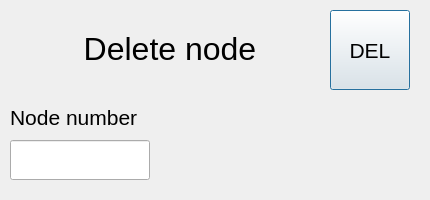
<?xml version="1.0" encoding="UTF-8"?>
<ui version="4.0">
 <class>DeleteNodeWindow</class>
 <widget class="QDialog" name="DeleteNodeWindow">
  <property name="geometry">
   <rect>
    <x>0</x>
    <y>0</y>
    <width>430</width>
    <height>200</height>
   </rect>
  </property>
  <property name="windowTitle">
   <string>Delete node</string>
  </property>
  <widget class="QLabel" name="windowTitleLabel">
   <property name="geometry">
    <rect>
     <x>20</x>
     <y>19</y>
     <width>300</width>
     <height>60</height>
    </rect>
   </property>
   <property name="font">
    <font>
     <pointsize>24</pointsize>
    </font>
   </property>
   <property name="text">
    <string>Delete node</string>
   </property>
   <property name="alignment">
    <set>Qt::AlignCenter</set>
   </property>
  </widget>
  <widget class="QPushButton" name="delNodeBtn">
   <property name="geometry">
    <rect>
     <x>330</x>
     <y>10</y>
     <width>80</width>
     <height>80</height>
    </rect>
   </property>
   <property name="font">
    <font>
     <pointsize>16</pointsize>
    </font>
   </property>
   <property name="text">
    <string>DEL</string>
   </property>
  </widget>
  <widget class="QLabel" name="numberLabel">
   <property name="geometry">
    <rect>
     <x>10</x>
     <y>90</y>
     <width>141</width>
     <height>40</height>
    </rect>
   </property>
   <property name="font">
    <font>
     <pointsize>16</pointsize>
    </font>
   </property>
   <property name="text">
    <string>Node number</string>
   </property>
   <property name="alignment">
    <set>Qt::AlignBottom|Qt::AlignLeading|Qt::AlignLeft</set>
   </property>
  </widget>
  <widget class="QLineEdit" name="numberLine">
   <property name="geometry">
    <rect>
     <x>10</x>
     <y>140</y>
     <width>140</width>
     <height>40</height>
    </rect>
   </property>
   <property name="font">
    <font>
     <pointsize>16</pointsize>
    </font>
   </property>
  </widget>
 </widget>
 <resources/>
 <connections/>
</ui>
